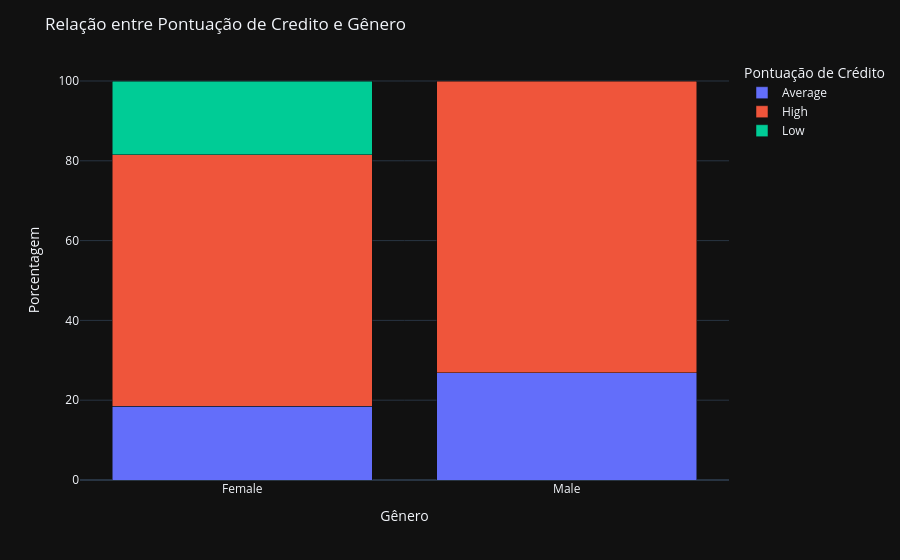

Notebook cell for this chart:
### Markdown cell above
**E) Que outras perguntas te parecem fazer sentido explorarmos a resposta para conhecermos mais nossa base de dados e o comportamento dos clientes?**

 Elabore mais 3 perguntas e responda utilizando gráficos + insights.

### Code cell
# seu código aqui
# Pergunta 1 - Existe realação do gênero com o Credit Score?

#Calcular a porcentagem de cada categoria por credit score

df_grouped = df.groupby(['Credit Score', 'Gender']).size().reset_index(name='count')
total_por_credit = df_grouped.groupby('Gender')['count'].transform('sum')
df_grouped['percent'] = (df_grouped['count'] / total_por_credit) * 100

# Cria gráfico de baras empilhadas

fig = px.bar(df_grouped, x='Gender', y='percent', color='Credit Score', barmode='stack',
            labels={'Gender': 'Gênero', 'percent': 'Porcentagem', 'Credit Score': 'Pontuação de Crédito'})

fig.update_layout(title='Relação entre Pontuação de Credito e Gênero',
                  yaxis_title='Porcentagem',
                  legend_title='Pontuação de Crédito')

fig.show()

### Figure 1 — Plotly figure (JSON) as saved in the notebook; plotly's stock layout.template omitted (floating-point values rounded to 4 significant figures)
{"data": [{"hovertemplate": "Pontuação de Crédito=Average<br>Gênero=%{x}<br>Porcentagem=%{y}<extra></extra>", "legendgroup": "Average", "marker": {"color": "#636efa", "pattern": {"shape": ""}}, "name": "Average", "orientation": "v", "showlegend": true, "textposition": "auto", "x": ["Female", "Male"], "xaxis": "x", "y": [18.52, 26.92], "yaxis": "y", "type": "bar"}, {"hovertemplate": "Pontuação de Crédito=High<br>Gênero=%{x}<br>Porcentagem=%{y}<extra></extra>", "legendgroup": "High", "marker": {"color": "#EF553B", "pattern": {"shape": ""}}, "name": "High", "orientation": "v", "showlegend": true, "textposition": "auto", "x": ["Female", "Male"], "xaxis": "x", "y": [62.96, 73.08], "yaxis": "y", "type": "bar"}, {"hovertemplate": "Pontuação de Crédito=Low<br>Gênero=%{x}<br>Porcentagem=%{y}<extra></extra>", "legendgroup": "Low", "marker": {"color": "#00cc96", "pattern": {"shape": ""}}, "name": "Low", "orientation": "v", "showlegend": true, "textposition": "auto", "x": ["Female"], "xaxis": "x", "y": [18.52], "yaxis": "y", "type": "bar"}], "layout": {"xaxis": {"anchor": "y", "domain": [0.0, 1.0], "title": {"text": "Gênero"}}, "yaxis": {"anchor": "x", "domain": [0.0, 1.0], "title": {"text": "Porcentagem"}}, "legend": {"title": {"text": "Pontuação de Crédito"}, "tracegroupgap": 0}, "margin": {"t": 60}, "barmode": "stack", "title": {"text": "Relação entre Pontuação de Credito e Gênero"}}}
